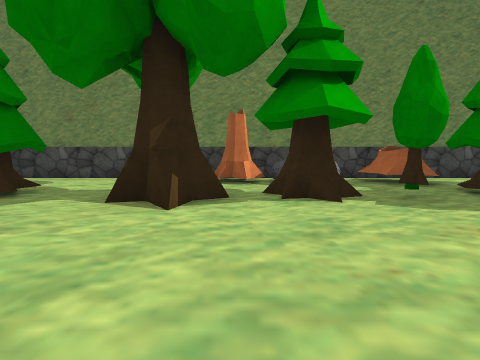
view 1 (above)

17 first-person views from a walk through a 3-D level made in the Unity game engine. The camera is 1.2 m above the floor, tilts 6° down and sees 90° across. The floor is counted in squares, 2 m on a side. Each view is taken from the middle of a square. On the plan, view 1 faces up. The plan holds only what a view shows up to about 9 squares ahead; the rest is blank. The place goes on beyond the plan. The player character is not drawn. Some animated figures are left out. Some surface patterns are stand-ins.

view 2
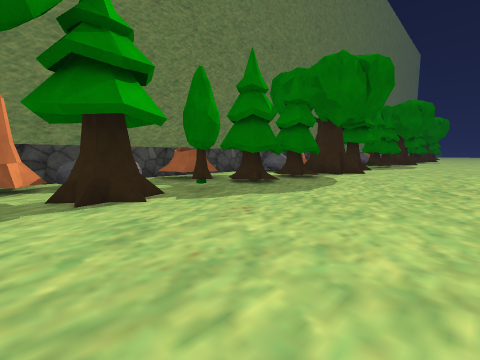

view 3
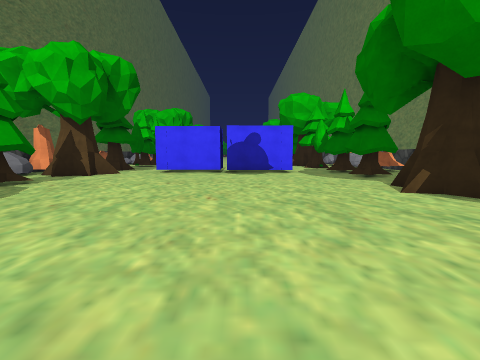

view 4
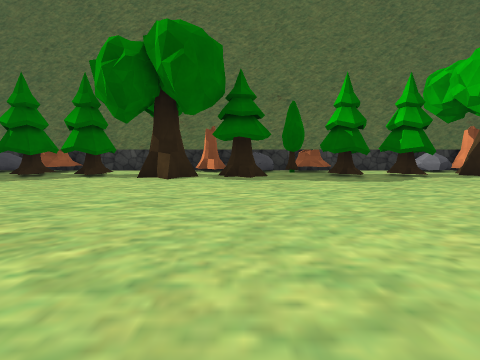

view 5
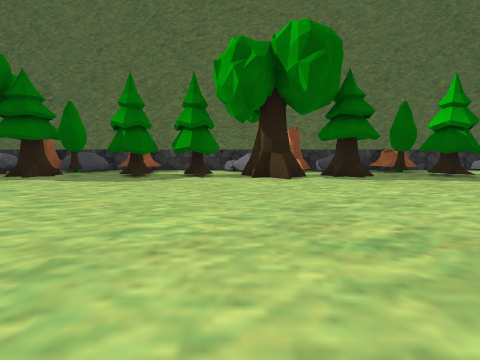

view 6
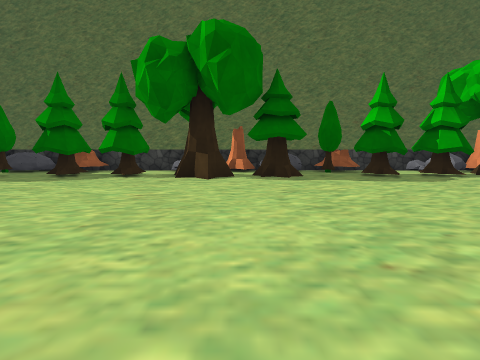

view 7
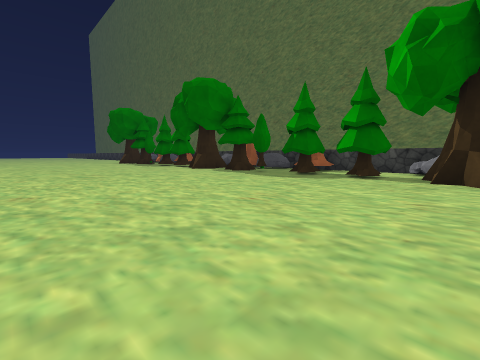

view 8
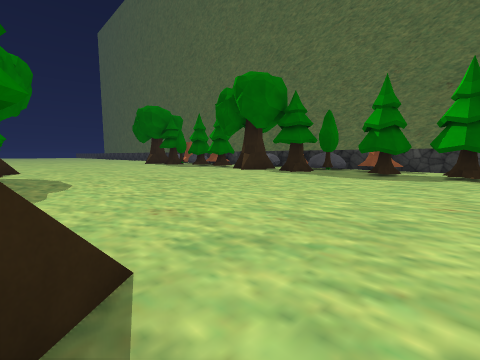

view 9
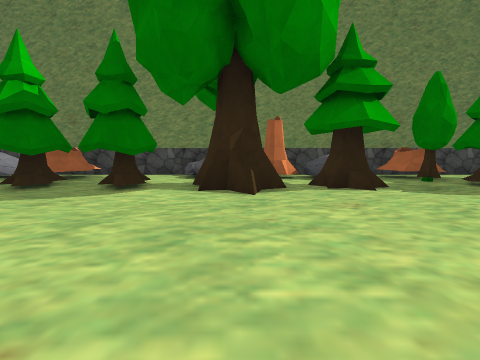

view 10
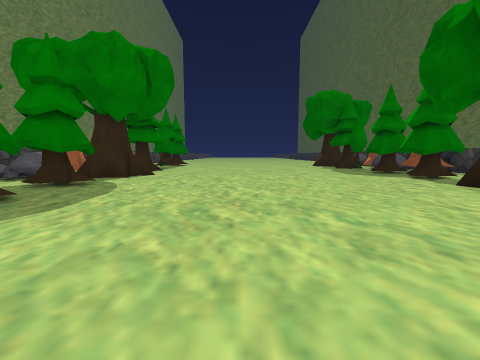

view 11
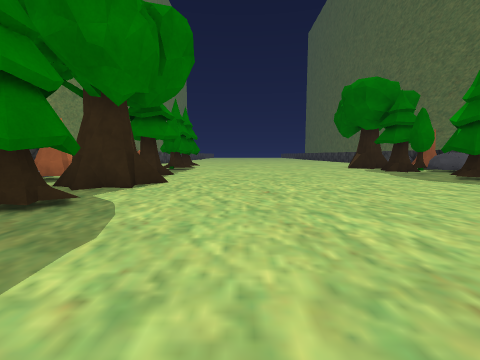

view 12
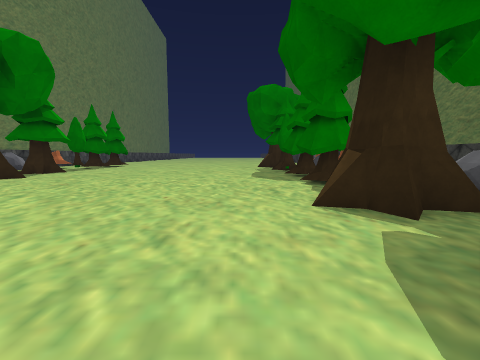

view 13
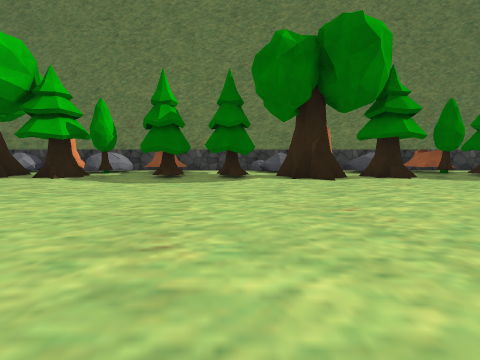

view 14
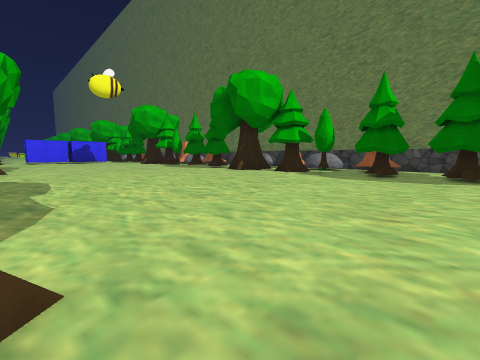

view 15
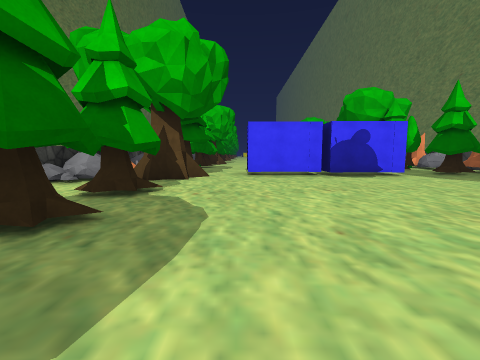

view 16
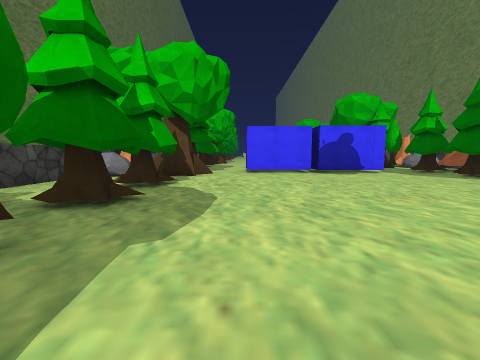

view 17
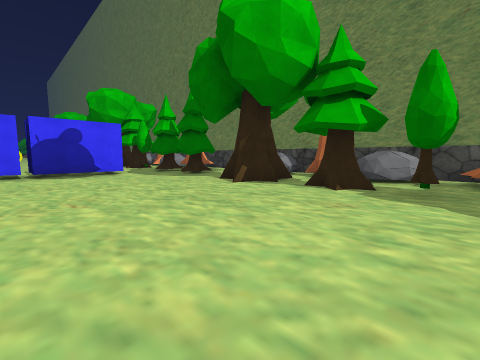

### Floor plan
Key: @ floor where view 1 was taken; # wall or solid block; . floor; S stump; T tree; B box; O other object.
Columns run from 7 left of view 1 to 29 right of it. Each row starts with its distance up from view 1.
  6  ####O#S#O####O#S#O####O S#O####O#S O
  5  S...OOSOOSS..OOSOOSS..OOSOOSS..OOSOO
  4 TOO#OTT.S..OO#TT.S..OO#TT.S..OO#TT.S
  3 TO.O..T..T.O.O.T..T.O.O.T..T.O.O.T..T
  2  ....................................
  1  BB..................................
  0 .BB....@.............................
 -1 .BB..................................
 -2  BB..................................
 -3 .....................................
 -4 ..T.......S.T........T......S.T.....O
 -5 TTTT.#OO.TT.TT#OO.TS.TT#OO.TT.TT#OO.T
 -6 O  .....SOO......SOO......SOO   ...SO
 -7 OSSO#..SSOOSOO..SSOOSOO..SSOO OO..SSO
 -8      ##                ##       ##

Positions as (right, up) in squares from view 1, and headings:
1: (0, 0), facing up
2: (0, 0), facing up-right
3: (3, 0), facing left
4: (3, 2), facing down
5: (6, 2), facing down
6: (13, 2), facing down
7: (14, 2), facing down-right
8: (16, 3), facing down-right
9: (17, -1), facing up
10: (19, 0), facing right
11: (21, 1), facing right
12: (20, -3), facing right
13: (15, -3), facing up
14: (15, -4), facing up-left
15: (2, -3), facing left
16: (3, -3), facing left
17: (3, -1), facing up-left
